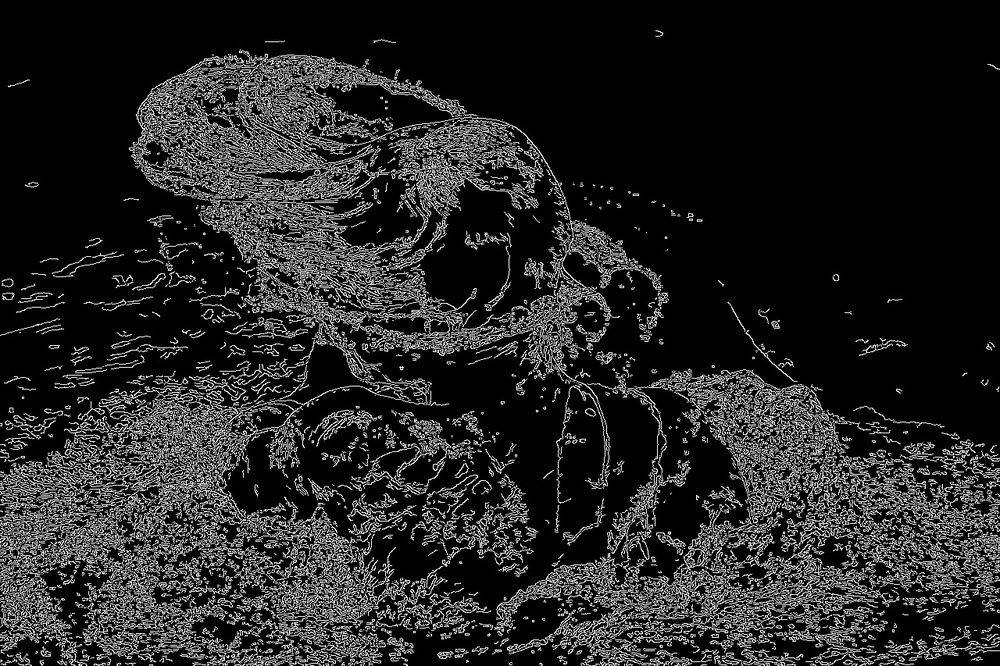
#> input picture SmartCoding/OpenCV/image.jpg, 1000 x 666 px, shrunk from 1280 x 853 before the run, found by its file name
$ python main1.py
#> lines starting #> are read from the running program, lines starting #| are printed output that depends on the picture
import cv2

img = cv2.imread(r'OpenCV\image.jpg')
#> img is the input picture: shape (666, 1000, 3); min 0, max 255, mean 36.3

#gray = cv2.cvtColor(img,cv2.COLOR_BGR2GRAY)
#blur = cv2.GaussianBlur(img, (5, 5), 7)
edges = cv2.Canny(img,100,200)
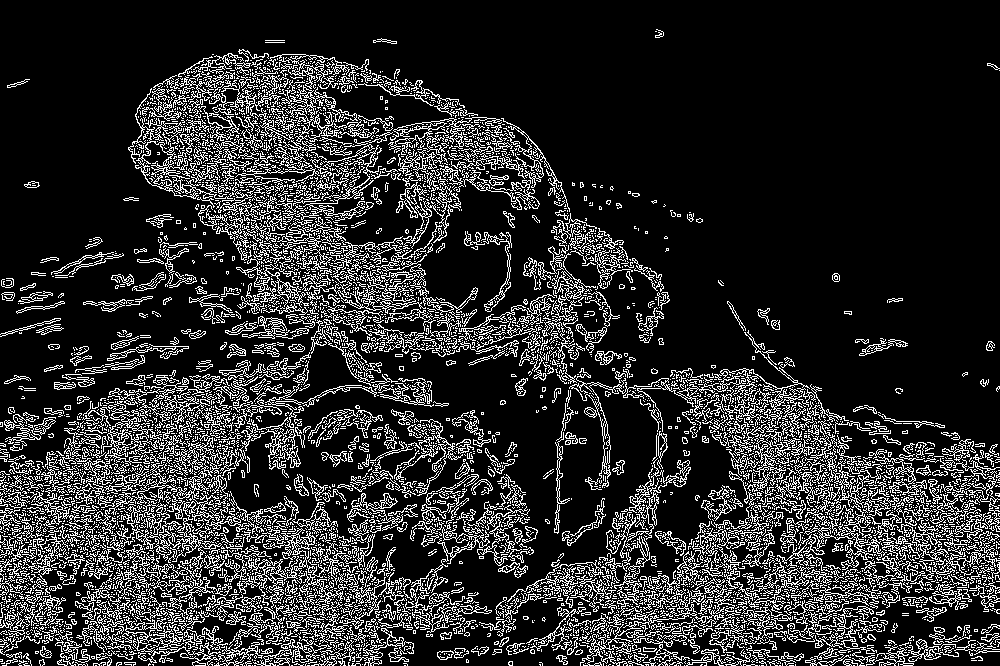
#> edges: shape (666, 1000); 17.2% white in thin lines or dots
cv2.imwrite(r'OpenCV/image.jpg', edges)
